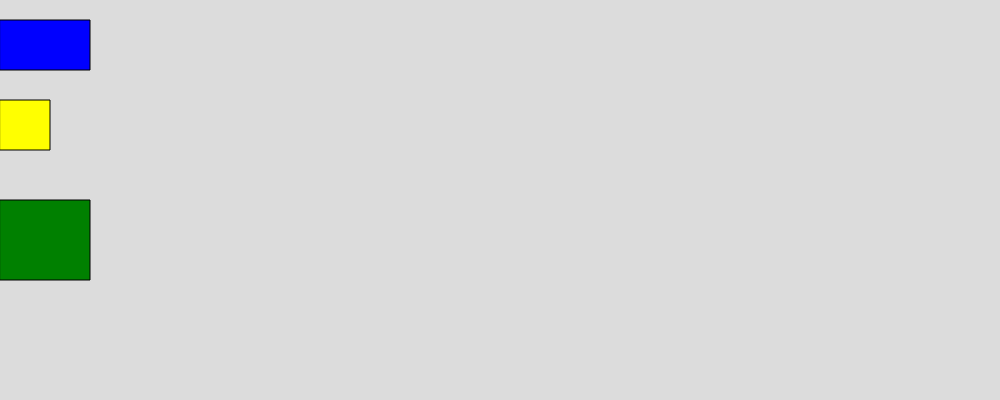
Frame 1 (no input)
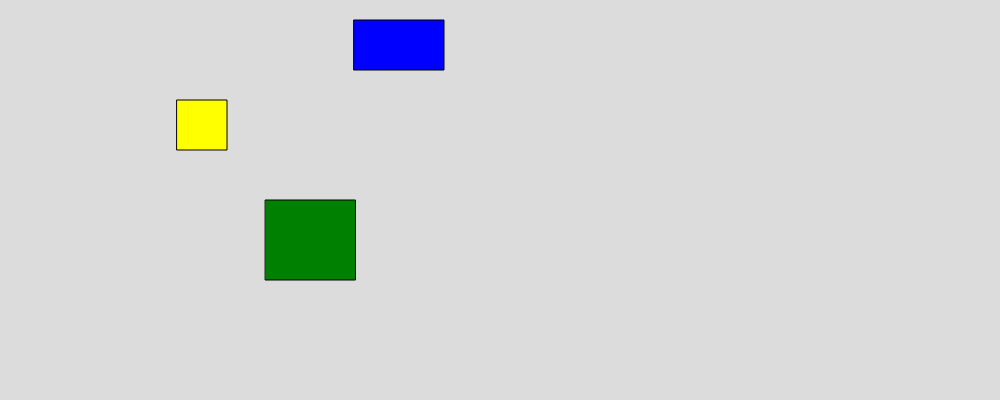
Frame 60 (no input)
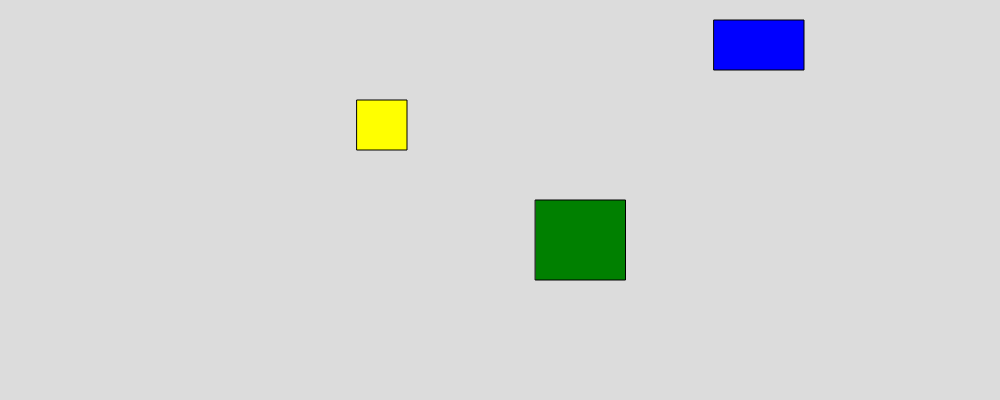
Frame 120 (the mouse pressed at the canvas centre since frame 60)

The p5.js sketch that drew these frames (run headless with seeded random() and noise() and a simulated clock; from frame 60 on, the mouse is pressed at the canvas centre):

// p5.js sketch
// ── sketch.js
/*
der tegnes en bil som som tager i mod parameter; x og y koordinater, en længde og bredde, en hastighed, en farve og et mærke
*/
class Car {
  #x;
  #y;
  #width;
  #length;
  #maksspeed;
  #c;
  #brand;
  #finished;
  #acc;
  #tank;
  #speed;

  constructor(
    PosX,
    PosY,
    Width,
    Length,
    maksSpeed,
    Color,
    Brand,
    Acceleration,
    TankSize,
    RealSpeed
  ) {
    this.#x = PosX;
    this.#y = PosY;
    this.#width = Width;
    this.#length = Length;
    this.#maksspeed = maksSpeed;
    this.#c = color(Color);
    this.#brand = Brand;
    this.#finished = false;
    this.#acc = Acceleration;
    this.#tank = TankSize;
    this.#speed = RealSpeed;
  }

  move() {
    //for den til at bevæge sig
    if (this.#x % 20 == 0 && this.#tank > 0) {
      this.#tank -= 1;
    }
    if (this.#tank == 0) {
      this.#x += 0;
      print(this.#brand + "'s tank is empty");
    } else {
      this.#x += this.#speed;
    }
    while (this.#speed <= this.#maksspeed) {
      this.#speed += this.#acc;
    }
  }

  display() {
    //tegner den
    fill(this.#c);
    rect(this.#x, this.#y, this.#width, this.#length);
  }

  finish() {
    // når den kører over målstregen og der skrives hvilket mærke der vinder
    if (this.#x >= 1000 && !this.#finished) {
      this.#finished = true;
      console.log(this.#brand + " hit the finish-line!");
    }
  }
}

class EvCar extends Car {
  constructor(Type) {
    super();
    this.type = Type;
  }
}

let tesla;
let volvo;
let audi;

function setup() {
  createCanvas(1000, 400);
  //new car(posX, posY, width, height, speed, color, name)
  tesla = new Car(0, 20, 90, 50, 4, "blue", "Tesla", 2, 100, 0);
  volvo = new Car(0, 100, 50, 50, 2, "yellow", "Volvo", 1, 300, 0);
  audi = new Car(0, 200, 90, 80, 3, "green", "Audi", 1.5, 150, 0);
}

function draw() {
  background(220);
  tesla.move();
  tesla.display();
  tesla.finish();

  volvo.move();
  volvo.display();
  volvo.finish();

  audi.move();
  audi.display();
  audi.finish();
}
